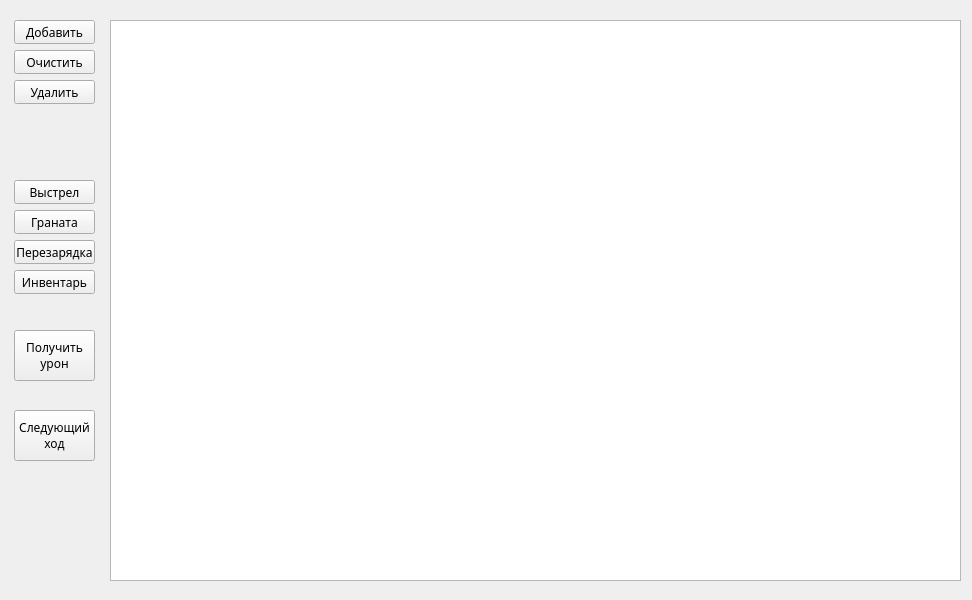
<?xml version="1.0" encoding="UTF-8"?>
<ui version="4.0">
 <class>MainWindow</class>
 <widget class="QMainWindow" name="MainWindow">
  <property name="geometry">
   <rect>
    <x>0</x>
    <y>0</y>
    <width>972</width>
    <height>600</height>
   </rect>
  </property>
  <property name="font">
   <font>
    <family>Gilroy</family>
   </font>
  </property>
  <property name="windowTitle">
   <string>Система автоматизации противников</string>
  </property>
  <widget class="QWidget" name="centralwidget">
   <widget class="QPushButton" name="enemy_add_btn">
    <property name="geometry">
     <rect>
      <x>14</x>
      <y>20</y>
      <width>81</width>
      <height>24</height>
     </rect>
    </property>
    <property name="text">
     <string>Добавить</string>
    </property>
   </widget>
   <widget class="QListWidget" name="initiativeTracker">
    <property name="geometry">
     <rect>
      <x>110</x>
      <y>20</y>
      <width>851</width>
      <height>561</height>
     </rect>
    </property>
    <property name="font">
     <font>
      <family>Gilroy</family>
      <pointsize>12</pointsize>
     </font>
    </property>
    <property name="dragEnabled">
     <bool>true</bool>
    </property>
    <property name="dragDropMode">
     <enum>QAbstractItemView::DragDropMode::DragDrop</enum>
    </property>
    <property name="defaultDropAction">
     <enum>Qt::DropAction::MoveAction</enum>
    </property>
   </widget>
   <widget class="QPushButton" name="clear_tracker_btn">
    <property name="geometry">
     <rect>
      <x>14</x>
      <y>50</y>
      <width>81</width>
      <height>24</height>
     </rect>
    </property>
    <property name="text">
     <string>Очистить</string>
    </property>
   </widget>
   <widget class="QPushButton" name="delete_enemy_btn">
    <property name="geometry">
     <rect>
      <x>14</x>
      <y>80</y>
      <width>81</width>
      <height>24</height>
     </rect>
    </property>
    <property name="text">
     <string>Удалить</string>
    </property>
   </widget>
   <widget class="QPushButton" name="shoot_btn">
    <property name="geometry">
     <rect>
      <x>14</x>
      <y>180</y>
      <width>81</width>
      <height>24</height>
     </rect>
    </property>
    <property name="text">
     <string>Выстрел</string>
    </property>
   </widget>
   <widget class="QPushButton" name="grenade_btn">
    <property name="geometry">
     <rect>
      <x>14</x>
      <y>210</y>
      <width>81</width>
      <height>24</height>
     </rect>
    </property>
    <property name="text">
     <string>Граната</string>
    </property>
   </widget>
   <widget class="QPushButton" name="inventory_btn">
    <property name="geometry">
     <rect>
      <x>14</x>
      <y>270</y>
      <width>81</width>
      <height>24</height>
     </rect>
    </property>
    <property name="text">
     <string>Инвентарь</string>
    </property>
   </widget>
   <widget class="QPushButton" name="get_damage_btn">
    <property name="geometry">
     <rect>
      <x>14</x>
      <y>330</y>
      <width>81</width>
      <height>51</height>
     </rect>
    </property>
    <property name="text">
     <string>Получить
урон</string>
    </property>
   </widget>
   <widget class="QPushButton" name="next_turn_btn">
    <property name="geometry">
     <rect>
      <x>14</x>
      <y>410</y>
      <width>81</width>
      <height>51</height>
     </rect>
    </property>
    <property name="text">
     <string>Следующий
ход</string>
    </property>
   </widget>
   <widget class="QPushButton" name="reload_btn">
    <property name="geometry">
     <rect>
      <x>14</x>
      <y>240</y>
      <width>81</width>
      <height>24</height>
     </rect>
    </property>
    <property name="text">
     <string>Перезарядка</string>
    </property>
   </widget>
  </widget>
 </widget>
 <resources/>
 <connections/>
</ui>
